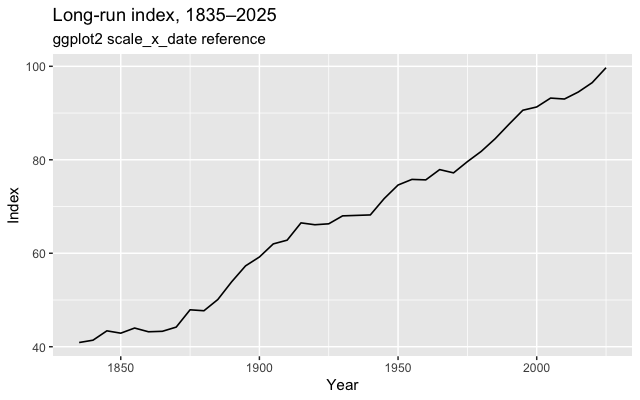

Source code (R):
library(ggplot2)
d <- read.csv('artifacts/scale-equivalence/pr1-temporal-semantics/fixture.csv')
d$date <- as.Date(paste0(d$year, '-01-01'))
p <- ggplot(d, aes(date, value)) +
  geom_line(linewidth = 0.55) +
  labs(title = 'Long-run index, 1835–2025', subtitle = 'ggplot2 scale_x_date reference', x = 'Year', y = 'Index') +
  theme_grey(base_size = 11)
ggsave('artifacts/scale-equivalence/pr1-temporal-semantics/ggplot2-reference.png', p, width = 6.4, height = 4, dpi = 100)
writeLines(capture.output(ggplot_build(p)$layout$panel_params[[1]]$x$get_labels()), 'artifacts/scale-equivalence/pr1-temporal-semantics/ggplot2-labels.txt')
